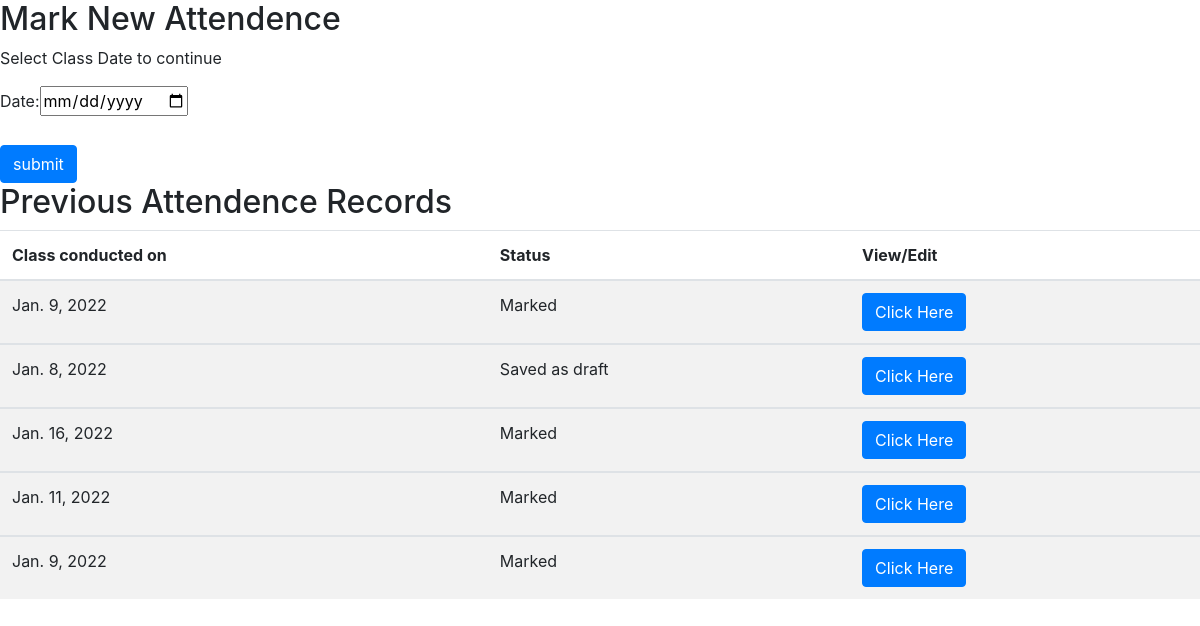
The page /academic/attendence_schedule/1/3 on the database as committed earlier.
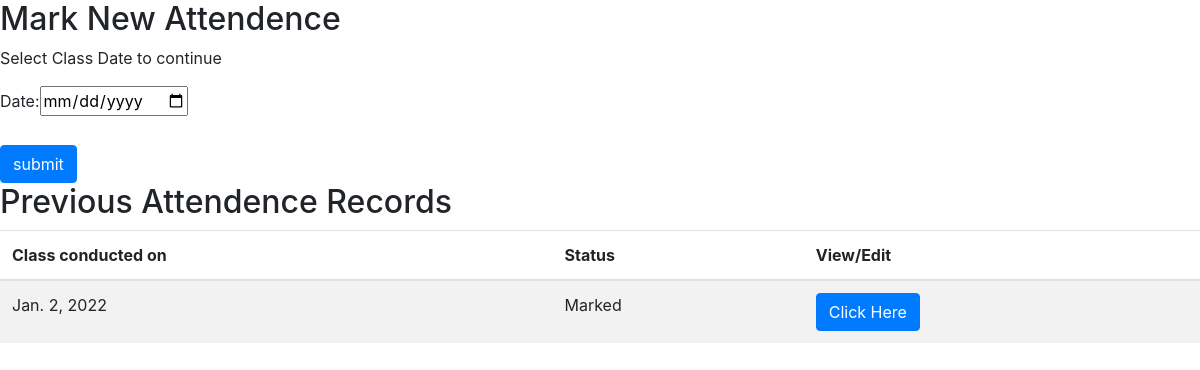
The same page on the database as committed later.
### academic/models.py (models this page shows, shortened)
class attendence_schedule(models.Model):
    sclass = models.ForeignKey(sub_class,on_delete=models.CASCADE)
    subject = models.ForeignKey(faculty_handled_class,on_delete=models.CASCADE)
    date = models.DateField()
    status = models.BooleanField(default = False)

### academic/views.py (the view)
# urls.py: path('attendence_schedule/<int:class_id>/<int:subject_id>',views.attendence_schedules,name='attendence_schedule'),
def attendence_schedules(request,class_id,subject_id):
    attendence_list = list(attendence_schedule.objects.filter(subject__id=subject_id).order_by('-id')) #double __ is used to point the id of the pointing foreign key object
    if request.method == 'POST':
        attendence_form = AttendenceForm(data = request.POST)
        if attendence_form.is_valid():
            a = attendence_form.save(commit=False)
            a.sclass = sub_class.objects.get(id=class_id)
            a.subject = faculty_handled_class.objects.get(id=subject_id)
            a.save()
            attendence_id = a.id
            return HttpResponseRedirect(reverse('academic:mark_attendence',args=[class_id,attendence_id,subject_id]))
    else:
        attendence_form = AttendenceForm()
    return render(request,'attendence_schedule.html',{'attendence_form':attendence_form,'attendence_list':attendence_list,'id_class':class_id,'id_subject':subject_id})

### academic/forms.py
class AttendenceForm(forms.ModelForm):
    class Meta:
        model = models.attendence_schedule
        fields = ('date',)
        widgets = {'date':DateInput(),}

### academic/templates/attendence_schedule.html (shortened to what this page needs)
{% extends "base.html" %}
{% block content %}
<h2>Mark New Attendence</h2>
<p>Select Class Date to continue </p>
<form class=""  method="post">
    {{ attendence_form }}
    <br><br>
    <input type="submit" class="btn btn-primary" value="submit">
</form>
<h2>Previous Attendence Records</h2>
  {% if attendence_list %}
<table class="table table-striped">
  <thead>
    <tr>
      <th>Class conducted on</th>
      <th>Status</th>
      <th>View/Edit</th>
    </tr>
  </thead>
  {% for i in attendence_list %}
  <tbody>
    <tr>
      <td>{{i.date}}</td>
      {% if i.status %}
        <td>
          Marked
        </td>
         <td>
           <a href="{% url 'academic:edit_attendence' attendence_id=i.id class_id=id_class subject_id=id_subject %}" class="btn btn-primary btn-small">Click Here</a>
         </td>
       {% else %}
        <td>
          Saved as draft
        </td>
        <td>
          <a href="{% url 'academic:mark_attendence' class_id=id_class subject_id=id_subject attendence_id=i.id %}" class="btn btn-primary btn-small">Click Here</a>
        </td>
        {% endif %}
    </tr>
  {% endfor %}
  </tbody>
</table>
{% else %}
  No record found
{% endif %}
{% endblock %}

### templates/base.html (shortened to what this page needs)
<!DOCTYPE html>
<html>
<head>
	<link rel="stylesheet" href="https://cdn.jsdelivr.net/npm/bootstrap@4.6.0/dist/css/bootstrap.min.css">
</head>
<body>
	{% block content %}
	{% endblock %}
</body>
</html>

Rows that differ between the two databases and show on the page:
removed attendence_schedule: date "Jan. 9, 2022", status "Marked"
removed attendence_schedule: date "Jan. 8, 2022", status "Saved as draft"
removed attendence_schedule: date "Jan. 16, 2022", status "Marked"
removed attendence_schedule: date "Jan. 11, 2022", status "Marked"
removed attendence_schedule: date "Jan. 9, 2022", status "Marked"
added attendence_schedule: date "Jan. 2, 2022", status "Marked"
